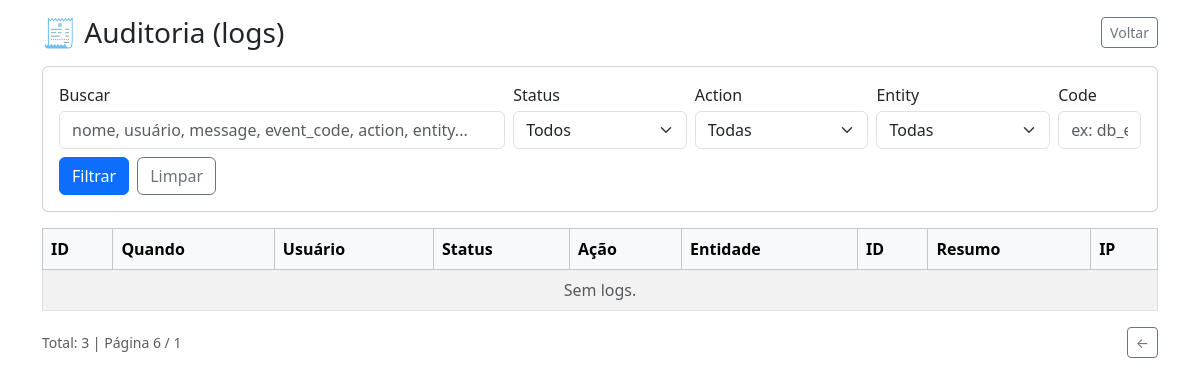
Page /auditoria.php?p=6 (signed in) on the earlier database version.
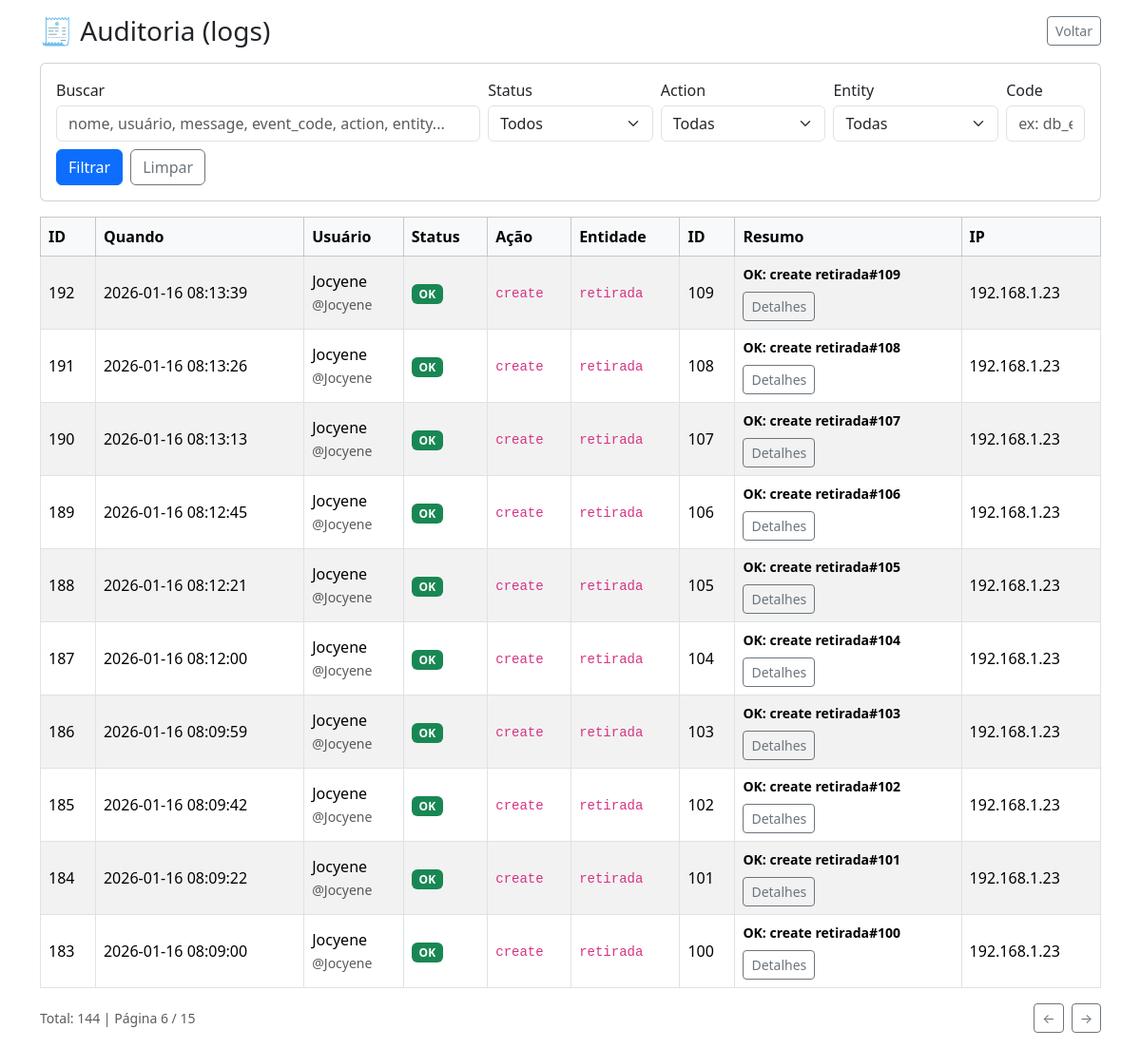
Same page on the later database version.
### tables this page shows
CREATE TABLE `audit_logs` (
  `id` int(11) NOT NULL,
  `user_id` int(11) DEFAULT NULL,
  `action` varchar(50) NOT NULL,
  `entity` varchar(50) NOT NULL,
  `entity_id` int(11) DEFAULT NULL,
  `success` tinyint(1) NOT NULL DEFAULT 1,
  `event_code` varchar(80) DEFAULT NULL,
  `message` varchar(255) DEFAULT NULL,
  `before_json` longtext DEFAULT NULL CHECK (json_valid(`before_json`)),
  `after_json` longtext DEFAULT NULL CHECK (json_valid(`after_json`)),
  `payload_json` longtext DEFAULT NULL CHECK (json_valid(`payload_json`)),
  `ip` varchar(45) DEFAULT NULL,
  `user_agent` varchar(255) DEFAULT NULL,
  `created_at` datetime NOT NULL DEFAULT current_timestamp()
);

CREATE TABLE `users` (
  `id` int(11) NOT NULL,
  `nome` varchar(100) NOT NULL,
  `usuario` varchar(50) NOT NULL,
  `senha_hash` varchar(255) NOT NULL,
  `role` enum('admin','operador','visualizador') NOT NULL DEFAULT 'visualizador',
  `ativo` tinyint(1) NOT NULL DEFAULT 1,
  `created_at` timestamp NOT NULL DEFAULT current_timestamp(),
  `last_login_at` datetime DEFAULT NULL
);

### auditoria.php (the view, shortened to what the changed rows need)
<?php
require 'config/database.php';
$limit = 10;
$page = max(1, (int)($_GET['p'] ?? 1));
$offset = ($page - 1) * $limit;
$where = " WHERE 1=1 ";
$params = [];
$stmtTotal = $pdo->prepare("
    SELECT COUNT(*)
    FROM audit_logs a
    LEFT JOIN users u ON u.id = a.user_id
    $where
");
$stmtTotal->execute($params);
$total = (int)$stmtTotal->fetchColumn();
$totalPages = max(1, (int)ceil($total / $limit));
$stmt = $pdo->prepare("
    SELECT a.*, u.nome, u.usuario
    FROM audit_logs a
    LEFT JOIN users u ON u.id = a.user_id
    $where
    ORDER BY a.id DESC
    LIMIT $limit OFFSET $offset
");
$stmt->execute($params);
$logs = $stmt->fetchAll(PDO::FETCH_ASSOC);
function h($v): string
{
    return htmlspecialchars((string)$v);
}
?>
<!DOCTYPE html>
<html lang="pt-br">
<head>
    <link href="https://cdn.jsdelivr.net/npm/bootstrap@5.3.2/dist/css/bootstrap.min.css" rel="stylesheet">
</head>
<body class="p-3">
    <div class="container">
        <div class="table-responsive">
            <table class="table table-bordered table-striped align-middle">
                <thead class="table-light">
                    <tr>
                        <th>ID</th>
                        <th>Quando</th>
                        <th>Usuário</th>
                        <th>Status</th>
                        <th>Ação</th>
                        <th>Entidade</th>
                        <th>ID</th>
                        <th>Resumo</th>
                        <th>IP</th>
                    </tr>
                </thead>
                <tbody>
                    <?php foreach ($logs as $l): ?>
                        <?php $pid = (int)($l['id'] ?? 0); ?>
                        <tr>
                            <td><?= $pid ?></td>
                            <td><?= h($l['created_at'] ?? '') ?></td>
                            <td>
                                <?= h($l['nome'] ?? '—') ?>
                                <br><small class="text-muted">@<?= h($l['usuario'] ?? '—') ?></small>
                            </td>
                            <td class="text-nowrap">
                                <?php if ((int)($l['success'] ?? 1) === 1): ?>
                                    <span class="badge bg-success">OK</span>
                                <?php else: ?>
                                    <span class="badge bg-danger">FALHA</span>
                                <?php endif; ?>
                            </td>
                            <td><code><?= h($l['action'] ?? '') ?></code></td>
                            <td><code><?= h($l['entity'] ?? '') ?></code></td>
                            <td><?= h($l['entity_id'] ?? '—') ?></td>
                            <td class="text-start" style="max-width:520px;">
                                <div class="small fw-semibold"><?= h($l['message'] ?? '') ?></div>
                                <div class="mt-2 d-flex gap-2 flex-wrap">
                                    <button
                                        type="button"
                                        class="btn btn-outline-secondary btn-sm"
                                        data-bs-toggle="modal"
                                        data-bs-target="#auditModal<?= $pid ?>">
                                        Detalhes
                                    </button>
                                </div>
                            </td>
                            <td><?= h($l['ip'] ?? '—') ?></td>
                        </tr>
                    <?php endforeach; ?>
                    <?php if (!$logs): ?>
                        <tr>
                            <td colspan="9" class="text-center text-muted">Sem logs.</td>
                        </tr>
                    <?php endif; ?>
                </tbody>
            </table>
        </div>
        <div class="d-flex justify-content-between align-items-center">
            <div class="text-muted small">
                Total: <?= (int)$total ?> | Página <?= (int)$page ?> / <?= (int)$totalPages ?>
            </div>
            <div class="d-flex gap-2">
                <?php if ($page > 1): ?>
                    <a class="btn btn-outline-secondary btn-sm"
                        href="<?= h('auditoria.php?' . http_build_query(array_merge($_GET, ['p' => $page - 1]))) ?>">←</a>
                <?php endif; ?>
                <?php if ($page < $totalPages): ?>
                    <a class="btn btn-outline-secondary btn-sm"
                        href="<?= h('auditoria.php?' . http_build_query(array_merge($_GET, ['p' => $page + 1]))) ?>">→</a>
                <?php endif; ?>
            </div>
        </div>
    </div>
</body>
</html>

Differences in the rows shown:
added audit_logs: id "192", created_at "2026-01-16 08:13:39", user.nome "Jocyene", user.usuario "Jocyene", success "OK", action "create", entity "retirada", entity "109", message "OK: create retirada#109", ip "192.168.1.23"
added audit_logs: id "191", created_at "2026-01-16 08:13:26", user.nome "Jocyene", user.usuario "Jocyene", success "OK", action "create", entity "retirada", entity "108", message "OK: create retirada#108", ip "192.168.1.23"
added audit_logs: id "190", created_at "2026-01-16 08:13:13", user.nome "Jocyene", user.usuario "Jocyene", success "OK", action "create", entity "retirada", entity "107", message "OK: create retirada#107", ip "192.168.1.23"
added audit_logs: id "189", created_at "2026-01-16 08:12:45", user.nome "Jocyene", user.usuario "Jocyene", success "OK", action "create", entity "retirada", entity "106", message "OK: create retirada#106", ip "192.168.1.23"
added audit_logs: id "188", created_at "2026-01-16 08:12:21", user.nome "Jocyene", user.usuario "Jocyene", success "OK", action "create", entity "retirada", entity "105", message "OK: create retirada#105", ip "192.168.1.23"
added audit_logs: id "187", created_at "2026-01-16 08:12:00", user.nome "Jocyene", user.usuario "Jocyene", success "OK", action "create", entity "retirada", entity "104", message "OK: create retirada#104", ip "192.168.1.23"
added audit_logs: id "186", created_at "2026-01-16 08:09:59", user.nome "Jocyene", user.usuario "Jocyene", success "OK", action "create", entity "retirada", entity "103", message "OK: create retirada#103", ip "192.168.1.23"
added audit_logs: id "185", created_at "2026-01-16 08:09:42", user.nome "Jocyene", user.usuario "Jocyene", success "OK", action "create", entity "retirada", entity "102", message "OK: create retirada#102", ip "192.168.1.23"
added audit_logs: id "184", created_at "2026-01-16 08:09:22", user.nome "Jocyene", user.usuario "Jocyene", success "OK", action "create", entity "retirada", entity "101", message "OK: create retirada#101", ip "192.168.1.23"
added audit_logs: id "183", created_at "2026-01-16 08:09:00", user.nome "Jocyene", user.usuario "Jocyene", success "OK", action "create", entity "retirada", entity "100", message "OK: create retirada#100", ip "192.168.1.23"
Other differences:
$total: "3" → "144"
$totalPages: "1" → "15"
text no longer shown: "Sem logs."
